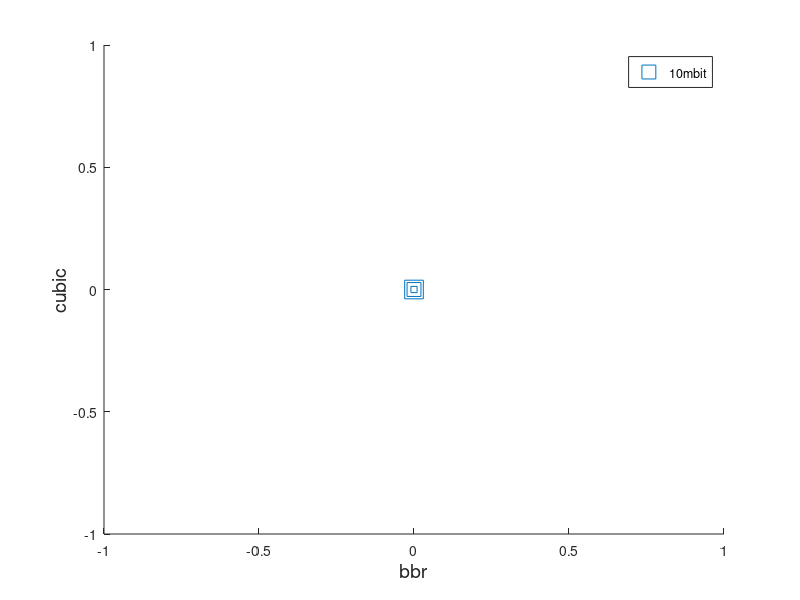

Here is the MATLAB script that generated this plot: (Note: this script raises an error after producing the figure.)
clear dir
num_ccas=1;
num_compete_ccas=2;

%  |

bws={'5mbit','10mbit','20mbit','30mbit','40mbit','50mbit','60mbit','70mbit'};
%bws={'10mbit'};
%bws={'40mbit'};
%bws={'70mbit'};
buffs={'10buf','20buf','40buf','80buf','160buf'; %5mbit
       '20buf','40buf','80buf','160buf','320buf'; %10mbit
       '40buf','80buf','160buf','320buf','640buf'; %20mbit
       '60buf','120buf','240buf','480buf','960buf'; %30 mbit
       '80buf','160buf','320buf','640buf','1280buf'; %40 mbit
       '100buf','200buf','400buf','800buf','1600buf'; %50mbit 
       '120buf','240buf','480buf','960buf','1920buf'; %60mbit
       '140buf','280buf','560buf','1120buf','2240buf'}; %70mbit
   
buffs_dim=size(buffs);

%buffs={'10buf','20buf','40buf','80buf','160buf'};%5mbit
%buffs={'20buf','40buf','80buf','160buf','320buf'};%10mbit
%buffs={'80buf','160buf','320buf','640buf','1280buf'};%40mbit
%buffs={'140buf','280buf','560buf','1120buf','2240buf'};%70 mbit

buff_markers={'o','s','d','p','h'};
lrs={'0%perc'};
schemes={'0.0'};%,'0.4','0.8'};%i.e. start delay of first small flow
num_iter=10;
spacings={'0.0gap','0.1gap','0.2gap','0.3gap','0.4gap','0.5gap'}

exp_sizes={'1000000MB'};%reps 10,20
sma_sizes={'1000000MB'}

ccas = {'bbr','cubic','reno'}
cca_colors={[0 0 0]; [0.5 0.5 0.5];[1 1 1] }
cca_color_mapobj = containers.Map(ccas,cca_colors);


cca_labels = {'BBR','Cubic','NewReno'}

analyse_bases = {'cca_small','cca_large'};
selected_base= 2; % 1 for cca_small and 2 for cca_large

num_compete_per_iter= zeros(1,num_ccas);
num_competing_per_iter_cca_1= zeros(1,num_ccas);
num_competing_per_iter_cca_2= zeros(1,num_ccas);

%durs_per_iter_cca_1= zeros(1,num_ccas);
avg_durs_per_iter_cca_1= zeros(1,num_ccas);
avg_durs_per_iter_cca_2= zeros(1,num_ccas);

sum_all_iter_avg_durs_cca_1= zeros(1,num_ccas);
sum_all_iter_avg_durs_cca_2= zeros(1,num_ccas);
sum_all_iter_num_comp_cca_1= zeros(1,num_ccas);
sum_all_iter_num_comp_cca_2= zeros(1,num_ccas);

key_set1={};
value_set={};

file_end=cell(1,num_compete_ccas);

cd files;
count=1;
for b = 2:2%length(bws)
    bw=bws(b);
    for bf = 2:2%4%buffs_dim(2) bdp,2bdp,4bdp are only available now
        buff=buffs(b,bf);
        for sm = 1:length(sma_sizes)
            sma=sma_sizes(sm);
            for l = 1:length(lrs)
                lr=lrs(l);
                for sc = 1:length(schemes)
                    sch=schemes(sc);
                    for e = 1:length(exp_sizes)
                        exp=exp_sizes(e);
                        for spc_idx = 1:length(spacings) %only 0.1 at idx 2
                            gap = spacings(spc_idx);
                            for a1 = 1:length(ccas)
                                cca_one=ccas(a1);
                                for a2 = a1:length(ccas)
                                    cca_two=ccas(a2); % analyse/plot based on small flow's cca
                                    for ite = 0:9
                                            %cd files;
                                            %mkdir num_compete
                                            
                                            
                                            file_end_cca_1= char(strcat(num2str(ite),'_',cca_one,'.dat'));
                                            file_end_cca_2= char(strcat(num2str(ite),'_',cca_two,'.dat'));

                                            filename_regex_cca_1 = char(strcat(cca_one,'*',exp,'*',cca_two,'*',sma,'*',bw,'_',buff,'_',lr,'_',sch,'_',gap,'*',file_end_cca_1));
                                            filename_regex_cca_2 = char(strcat(cca_one,'*',exp,'*',cca_two,'*',sma,'*',bw,'_',buff,'_',lr,'_',sch,'_',gap,'*',file_end_cca_2));

                                            matched_files_list_cca_1 = dir(filename_regex_cca_1);
                                            matched_files_list_cca_2 = dir(filename_regex_cca_2);

                                            for i=1:length(matched_files_list_cca_1) % loop through each matching file(just 1 in this case)
                                                time_data_cca_1 = csvread(matched_files_list_cca_1(i).name); 
                                                time_data_cca_2 = csvread(matched_files_list_cca_2(i).name); 
                                                %large_idx= find(time_data_one(:,1));
                                                %cd ..;
                                                
                                                duration_arr_cca_1 = time_data_cca_1(:,3) - time_data_cca_1(:,2);
                                                start_arr_cca_1 = time_data_cca_1(:,2);
                                                end_arr_cca_1 = time_data_cca_1(:,3);
                                                duration_arr_cca_2 = time_data_cca_2(:,3) - time_data_cca_2(:,2);
                                                start_arr_cca_2 = time_data_cca_2(:,2);
                                                end_arr_cca_2 = time_data_cca_2(:,3);
                                                
                                                if strcmp(cca_one,cca_two)
                                                    num_competing_per_iter_cca_1(i)=length(end_arr_cca_1);
                                                    num_competing_per_iter_cca_2(i)=length(end_arr_cca_2);
                                                    avg_durs_per_iter_cca_1(i)=mean(duration_arr_cca_1);
                                                    avg_durs_per_iter_cca_2(i)=mean(duration_arr_cca_2);
                                                %if cca1 small flows complete faster
                                                elseif end_arr_cca_1(length(end_arr_cca_1))< end_arr_cca_2(length(end_arr_cca_2))
                                                    cca2_competing_mask=start_arr_cca_2<end_arr_cca_1(length(end_arr_cca_1));
                                                    num_competing_per_iter_cca_2(i)= sum(cca2_competing_mask);
                                                    avg_durs_per_iter_cca_1(i)=mean(duration_arr_cca_1);
                                                    avg_durs_per_iter_cca_2(i)=mean(duration_arr_cca_2(1:num_competing_per_iter_cca_2(i)));
                                                    num_competing_per_iter_cca_1(i)=length(end_arr_cca_1);
                                                %end
                                                %if cca2 small flows completes faster
                                                else
                                                    %end_arr_cca_2(length(end_arr_cca_2))< end_arr_cca_1(length(end_arr_cca_1))
                                                    cca1_competing_mask=start_arr_cca_1<end_arr_cca_2(length(end_arr_cca_2));
                                                    num_competing_per_iter_cca_1(i)= sum(cca1_competing_mask);
                                                    avg_durs_per_iter_cca_1(i)=mean(duration_arr_cca_1(1:num_competing_per_iter_cca_1(i)));
                                                    avg_durs_per_iter_cca_2(i)=mean(duration_arr_cca_2);
                                                    num_competing_per_iter_cca_2(i)=length(end_arr_cca_2);
                                                end

                                                begin_time_cca_1=min(start_arr_cca_1);
                                                end_time_cca_1=max(end_arr_cca_1);
                                                begin_time_cca_2=min(start_arr_cca_2);
                                                end_time_cca_2=max(end_arr_cca_1);


                                                %durs_per_iter_cca_1(i)=duration_arr_cca_1;
                                                %durs_per_iter_cca_2(i)=duration_arr_cca_2;
                                                %avg_durs_per_iter_cca_1(i)=mean(duration_arr_cca_1);
                                                %avg_durs_per_iter_cca_2(i)=mean(duration_arr_cca_2);
                                                
                                                cd num_compete;
                                                %out_fileid_cca_1=strcat(cca_one,'_',sma,'_','45ms','_',cca_two,'_',sma,'_','45ms','_',bw,'_',buff,'_',lr,'_',sch,'_',gap,'_',ite,'_',cca_one,'one','_','num_compete');
                                                %out_fileid_cca_2=strcat(cca_one,'_',sma,'_','45ms','_',cca_two,'_',sma,'_','45ms','_',bw,'_',buff,'_',lr,'_',sch,'_',gap,'_',ite,'_',cca_two,'two','_','num_compete');
                                                rtt='45ms';
                                                compete_end=strcat('num_compete','.txt');
                                                outfilename=strcat(cca_one,'_',sma,'_',rtt,'_',cca_two,'_',sma,'_',rtt,'_',bw,'_',buff,'_',lr,'_',sch,'_',gap,'_',num2str(ite),'_',compete_end);

                                                fileID = fopen(char(outfilename),'w');
                                                nbytes = fprintf(fileID,'%5d %5d \n',num_competing_per_iter_cca_1(i),num_competing_per_iter_cca_2(i));
                                                cd ..;    
                                                   
                                            end

                                            % add new iteration result to previous
                                            % results.
                                            % b-BBR, c-Cubic, r-Newreno
                                            % 1 by 1 values(single/scalar, any one of bb,bc,br,cb,cc,cr,rb,r)
                                            sum_all_iter_avg_durs_cca_1=sum_all_iter_avg_durs_cca_1 + avg_durs_per_iter_cca_1;
                                            sum_all_iter_avg_durs_cca_2=sum_all_iter_avg_durs_cca_2 + avg_durs_per_iter_cca_2;
                                            sum_all_iter_num_comp_cca_1=sum_all_iter_num_comp_cca_1 + num_competing_per_iter_cca_1;
                                            sum_all_iter_num_comp_cca_2=sum_all_iter_num_comp_cca_2 + num_competing_per_iter_cca_2;
                                        %end
                                    end
                                
                                    %take average of all iterations

                                    avg_all_iter_comp_time_cca_1 = sum_all_iter_avg_durs_cca_1/num_iter; 
                                    avg_all_iter_comp_time_cca_2 = sum_all_iter_avg_durs_cca_2/num_iter;
                                    avg_all_iter_num_comp_cca_1 = sum_all_iter_num_comp_cca_1/num_iter;
                                    avg_all_iter_num_comp_cca_2 = sum_all_iter_num_comp_cca_2/num_iter;


                                    sum_all_iter_avg_durs_cca_1= zeros(1,num_ccas);
                                    sum_all_iter_avg_durs_cca_2= zeros(1,num_ccas);
                                    sum_all_iter_num_comp_cca_1= zeros(1,num_ccas);
                                    sum_all_iter_num_comp_cca_2= zeros(1,num_ccas);


                                    name_key=char(strcat(cca_one,'-',cca_two,'-',bw,'-',buff,'-',lr,'-',sch,'-',exp,'-',gap))

                                    key_set1(end+1) = {name_key};
                                    %value=[large_durs;overall_durs; small_comp_durs_avg ;small_all_durs_avg];
                                    comp_time_value=[avg_all_iter_comp_time_cca_1;avg_all_iter_comp_time_cca_2;avg_all_iter_num_comp_cca_1;avg_all_iter_num_comp_cca_2];
                                    value_set(end+1) = {comp_time_value};
                                    
                                    count=count+1;
                                end 
                            end
                        end
                    end
                end
            end
        end
    end
end
comp_time_mapobj_45ms_45ms_small_vs_small = containers.Map(key_set1,value_set);
cd ..;


line_color= {'y','m','r'};%one for each CCA
line_styles = {'-','--','-.'}; %one for each CCA
line_markers = {'o','+','*'};%one for each buff size



%markers = {'o','+','x','s','d','p','v','>','<'};% nine markers one for each CCA combination
sz=110;
bw_markers={'o','s','d','p','h','v','^','<'};
%buf_colors = {'k','b','o','c','r'}% o for orange
%buf_colors = [[0 0 0];[0 0 1];[1 0.5 0];[0 0.5 1];[1 0 0]];
buf_colors = [[0 0 0];[0 0 1];[0 1 0];[1 0 0]];
buf_mark_sz=[0 20 100 180];
buff_labels={'BDP/2','BDP','2BDP','4BDP','8BDP'};
group=[];
lgd_str={};


%scatter plot of two CCAs for all bw and all buff sizes(BDP,2BDP,4BDP)
figure
lgd_str={};
cca1_buf_arr=zeros(1,3);
cca2_buf_arr=zeros(1,3)
gap=spacings(2);
for bw_idx = 2:2%length(bws)
    bw=bws(bw_idx);
    lgd_str(end+1)=bw;
    count=1;
    for buf_idx = 2:2%buffs_dim(2)
        buff=buffs(bw_idx,buf_idx);
        %lgd_str(end+1)=bw;%strcat(bw,'-',buff_labels(buf_idx));
        %for cca1_idx =1:1%length(ccas)
        %for spc_idx=1:5
            %gap=spacings(spc_idx);
            
            cca1_idx=1;
            cca_one=ccas(cca1_idx);
            %for cca2_idx = 3:3%length(ccas)
                cca2_idx=2;
                cca_two=ccas(cca2_idx)
                dstr= char(strcat(cca_one,'-',cca_two,'-',bw,'-',buff,'-',lr,'-',sch,'-',exp,'-',gap));
                dval=comp_time_mapobj_45ms_45ms_small_vs_small(dstr);
                %{
                cca1=dval(1,:);
                cca2=dval(2,:);
                s=scatter(cca1,cca2,buf_mark_sz(buf_idx),char(bw_markers(bw_idx)))
                s.MarkerEdgeColor=buf_colors(buf_idx,:);
                hold on;
                %}
                cca1_buf_arr(count)=dval(1,:);
                cca2_buf_arr(count)=dval(2,:);
                
            %end
        %end
        count=count+1;
    end
    s=scatter(cca1_buf_arr,cca2_buf_arr,buf_mark_sz(2:4),char(bw_markers(bw_idx)))
    hold on
end
xlabel(cca_one,'FontSize',14);
ylabel(cca_two,'FontSize',14);
%xlim([0 20]);%max 25 for 5mbit
%ylim([0 20]);%max 100 for 5mbit
lgd=legend(lgd_str);
lgd.FontSize=12;
title(strcat(cca_one,'-',cca_two,'-',gap),'FontSize',12);







%Works after running the above extraction code on one buffer and all the spacings
%bar plot(spacings) for completion time of a Single CCA(cubic) for all CCA combinations for all bw and all buff sizes(BDP,2BDP,4BDP)
figure
lgd_str={};
eval_3cca_3buf=zeros(6,6)
cca_eval=ccas(2);
gap=spacings(1);
for bw_idx = 2:2%length(bws)
    bw=bws(bw_idx);
    for buf_idx = 2:2%buffs_dim(2)
        buff=buffs(bw_idx,buf_idx);
        for cca1_idx =1:length(ccas)
            cca_one=ccas(cca1_idx);
            for spc_idx=1:6
                gap=spacings(spc_idx);
                               
                if strcmp(cca_eval,'bbr')
                    cca_two=cca_one;
                    cca_one=cca_eval;
                elseif strcmp(cca_one,'reno')
                    cca_two=char('reno');
                    cca_one=cca_eval;
                else
                    cca_two=cca_eval;
                end
                dstr= char(strcat(cca_one,'-',cca_two,'-',bw,'-',buff,'-',lr,'-',sch,'-',exp,'-',gap));
                %dval=comp_time_mapobj_45ms_45ms_small_vs_small(dstr);
                dval=comp_time_mapobj_45ms_45ms_small_vs_small(dstr);

                
                if strcmp(cca_one,cca_eval)
                    eval_3cca_3buf(spc_idx, cca1_idx)=dval(1,:);
                else
                   eval_3cca_3buf(spc_idx,cca1_idx)=dval(2,:); 
                end
            end
        end
     end
end
bar(eval_3cca_3buf); % x-axis buffur size, labeles are competing ccas
%bar(transpose(eval_3cca_3buf)); % x-axis competing cca, labels are buffers
xlabel('Inter-flow intervals(sec)','FontSize',24);
%ylabel(strcat('Completion time of small ',cca_eval,'flow'),'FontSize',18);
ylabel(strcat('Completion time of compet. ',' Cubic',' (sec)'),'FontSize',22);
alt_spacings=zeros(1,length(spacings));
for i=1:length(spacings)
    temp=char(spacings(i));
    alt_spacings(i)=str2num(temp(1:end-3));
end
set(gca,'XTick',1:6,'XTicklabel',alt_spacings,'FontSize',22);
%xlim([0 20]);%max 25 for 5mbit
%ylim([0 20]);%max 100 for 5mbit
lgd_arr={'vs bbr', 'vs cubic', 'vs newreno'};
lgd_str=lgd_arr;
lgd=legend(lgd_str);
lgd.FontSize=24;
title(strcat(cca_eval,'-',bw,'-','BDP'),'FontSize',24);






%Spacings plot
%completion time of a Single CCA(cubic vs bbr or reno) in line plot with
%one line plot for each bw and with the x-axis of spacings

figure
lgd_str={};
cca_eval=ccas(2);
gap='0.1gap';
buf_idx = 2;%:4%buffs_dim(2)
eval_allgap_1bw=zeros(1,length(spacings));
cca_lines={'--','-',':'};
for cca_idx =1:length(ccas)
    cca_sec=ccas(cca_idx)
    for bw_idx = 2:4 % only for 10,30 and 40 mbits
        bw=bws(bw_idx);
        buff=buffs(bw_idx,buf_idx);
        for spc_idx = 1:6%buffs_dim(2)
            gap=spacings(spc_idx); 
            if strcmp(cca_eval,'bbr')
                cca_two=cca_sec;
                cca_one=cca_eval;
            elseif strcmp(cca_eval,'cubic')
                if strcmp(cca_sec,'bbr')
                    cca_one=cca_sec;
                    cca_two=cca_eval;
                elseif strcmp(cca_one,'reno')
                    cca_two=char('reno');
                    cca_one=cca_eval;
                else
                    cca_one=cca_eval;
                    cca_two=cca_sec;
                end
            else %cca_eval=reno
                cca_one=cca_sec;
                cca_two=cca_eval;
            end
                dstr= char(strcat(cca_one,'-',cca_two,'-',bw,'-',buff,'-',lr,'-',sch,'-',exp,'-',gap));
                dval=comp_time_mapobj_45ms_45ms_small_vs_small(dstr);

            if strcmp(cca_one,cca_eval)
                eval_allgap_1bw(1,spc_idx)=dval(1,:); %for all iterations buffer is always the same while bw changes
            else
                eval_allgap_1bw(1,spc_idx)=dval(2,:); %for all iterations buffer is always the same while bw changes
            end              
        end
        p=plot(eval_allgap_1bw,char(cca_lines(cca_idx)));
        %p.Marker=cca_lines(cca_idx);
        lgd_str(end+1)=strcat(bw,'-vs ',cca_sec);

        hold on
    end
end
%xlabel('Bottleneck bandwidths','FontSize',14);
xlabel('Inter-flow Spacings','FontSize',14);
%ylabel(strcat('Completion time of small ',cca_eval,'flow'),'FontSize',14);
set(gca,'XTick',1:6,'XTicklabel',spacings,'FontSize',14);
%xlim([0 20]);%max 25 for 5mbit
%ylim([0 20]);%max 100 for 5mbit
%lgd_str=buff_labels(2:4);
lgd=legend(lgd_str);
lgd.FontSize=12;
title(strcat(cca_eval,'-',lr,'-',sch,'-',exp,'-',buff_labels(buf_idx)),'FontSize',12);


